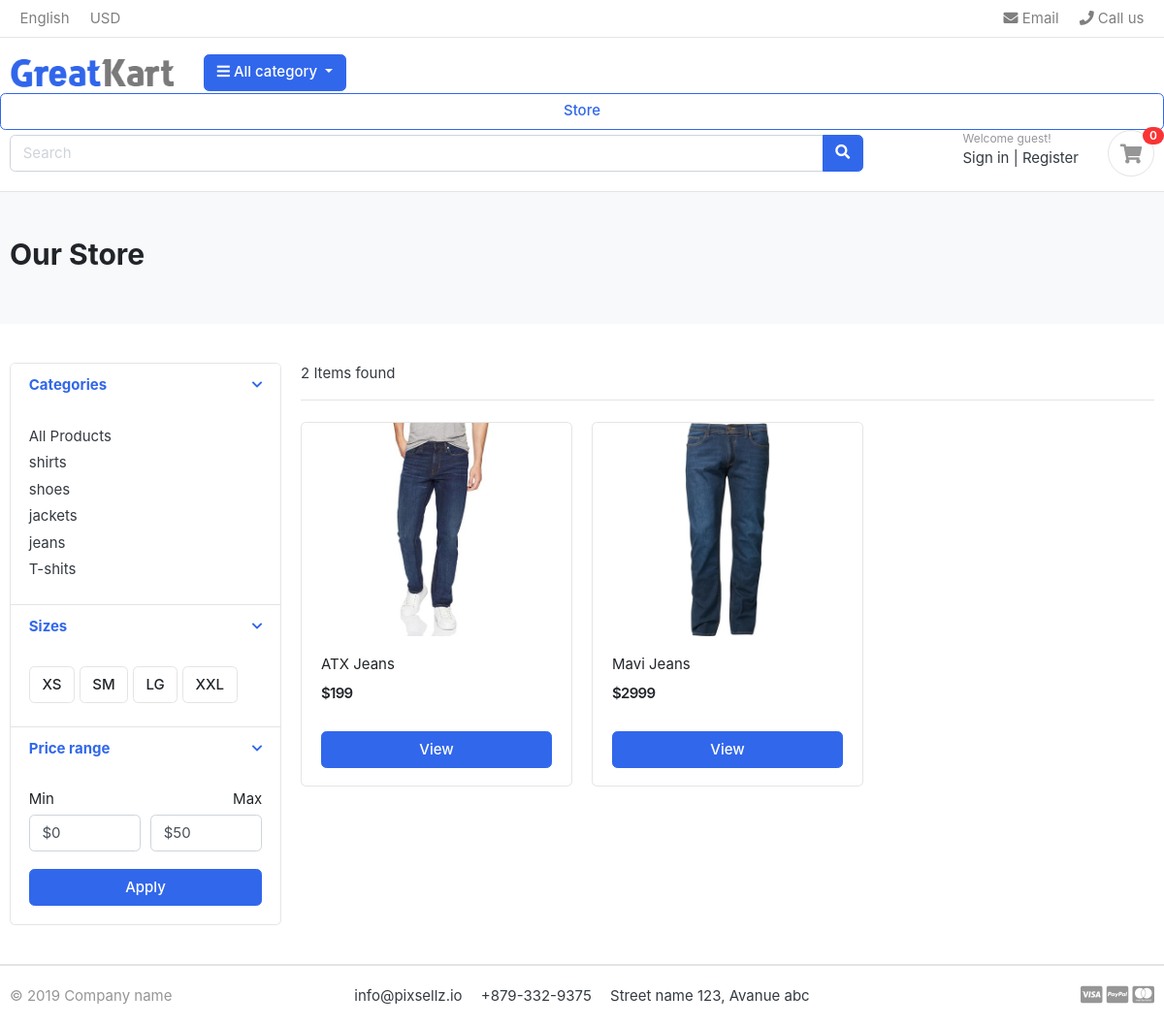
Page /store/category/jeans/ on the committed database.
### category/models.py (models this page shows, shortened)
class Category(models.Model):
    category_name=models.CharField(max_length=50,unique=True)
    slug=models.SlugField(max_length=500,unique=True)
    discription=models.TextField(max_length=300,blank=True)
    cat_image=models.ImageField(upload_to='photos/category',blank=True)
    class Meta:
        verbose_name='category'
        verbose_name_plural='categories'

### store/models.py (models this page shows, shortened)
class Product(models.Model):
    product_name=models.CharField(max_length=200,unique=True)
    slug        =models.SlugField(max_length=300,unique=True)
    description =models.TextField(max_length=500,blank=True)
    price       =models.IntegerField()
    image       =models.ImageField(upload_to='photos/products')
    stock       =models.IntegerField()
    is_available=models.BooleanField(default=True)
    category    =models.ForeignKey(Category,on_delete=models.CASCADE)
    created_data=models.DateTimeField(auto_now_add=True)
    modified    =models.DateTimeField(auto_now=True)

### store/views.py (the view)
# urls.py: path("store/",include('store.urls')),
def store(request,category_slug=None):
    categories=None
    products=None
    if category_slug!=None:
       print(category_slug)
       categories= get_object_or_404(Category, slug=category_slug)
       products=Product.objects.filter(category=categories,is_available=True).order_by('id')
       products_count=products.count()
       paginator=Paginator(products,4)
       page=request.GET.get('page')
       paged_products=paginator.get_page(page)
    else:
        products=Product.objects.filter(is_available=True).order_by('id')
        paginator=Paginator(products,3)
        page=request.GET.get('page')
        paged_products=paginator.get_page(page)
        products_count=products.count()
    context={
        'products':paged_products,
        'products_count':products_count,
    }
    return render(request,'store/store.html',context)

### carts/context_processors.py (called while the page is built)
def counter(request):
    cart_count=0
    if 'admin' is request.path:
        return {}
    else:
        try:
            cart=Cart.objects.get(cart_id=_cart_id(request))
            cart_items=CartItem.objects.all()
            for cart_item in cart_items:
                cart_count+=cart_item.quantity
        except Cart.DoesNotExist:
            cart_count=0
    return dict(cart_count=cart_count)

### carts/views.py (called while the page is built)
def _cart_id(request):                                   # to get cart session id
    cart=request.session.session_key
    if not cart:
        cart=request.session.create()
    return cart

### category/context_processors.py (called while the page is built)
def menu_links(request):
    all_links=Category.objects.all()
    return dict(links=all_links)

### store/templates/store/store.html (shortened to what this page needs)
{% extends 'app/base.html'%}
{% load static  %}
{% block content %}
<section class="section-pagetop bg">
    <div class="container">
        {% if 'search' in request.path %}
        <h2 class="title-page">Result Store</h2>
        {% else %}
        <h2 class="title-page">Our Store</h2>
        {% endif %}
    </div>
    </section>
    <section class="section-content padding-y">
    <div class="container">
    <div class="row">
        <aside class="col-md-3">
    <div class="card">
        <article class="filter-group">
            <header class="card-header">
                <a href="#" data-toggle="collapse" data-target="#collapse_1" aria-expanded="true" class="">
                    <i class="icon-control fa fa-chevron-down"></i>
                    <h6 class="title">Categories</h6>
                </a>
            </header>
            <div class="filter-content collapse show" id="collapse_1" style="">
                <div class="card-body">
                    <ul class="list-menu">
                        <li><a href="{% url 'store' %}">All Products</a></li>
                        {% for category in links %}
                    <li><a href="{% url 'product_by_category' category.category_name %}">{{category.category_name}}</a></li>
                    {% endfor %}
                    </ul>
                </div>
            </div>
        </article>
        <article class="filter-group">
            <header class="card-header">
                <a href="#" data-toggle="collapse" data-target="#collapse_4" aria-expanded="true" class="">
                    <i class="icon-control fa fa-chevron-down"></i>
                    <h6 class="title">Sizes </h6>
                </a>
            </header>
            <div class="filter-content collapse show" id="collapse_4" style="">
                <div class="card-body">
                  <label class="checkbox-btn">
                    <span class="btn btn-light"> XS </span>
                  </label>
                  <label class="checkbox-btn">
                    <span class="btn btn-light"> SM </span>
                  </label>
                  <label class="checkbox-btn">
                    <span class="btn btn-light"> LG </span>
                  </label>
                  <label class="checkbox-btn">
                    <span class="btn btn-light"> XXL </span>
                  </label>
            </div>
            </div>
        </article>
        <article class="filter-group">
            <header class="card-header">
                <a href="#" data-toggle="collapse" data-target="#collapse_3" aria-expanded="true" class="">
                    <i class="icon-control fa fa-chevron-down"></i>
                    <h6 class="title">Price range </h6>
                </a>
            </header>
            <div class="filter-content collapse show" id="collapse_3" style="">
                <div class="card-body">
                    <div class="form-row">
                    <div class="form-group col-md-6">
                      <label>Min</label>
                          <select class="mr-2 form-control">
                            <option value="0">$0</option>
                        </select>
                    </div>
                    <div class="form-group text-right col-md-6">
                      <label>Max</label>
                          <select class="mr-2 form-control">
                            <option value="50">$50</option>
                        </select>
                    </div>
                    </div>
                    <button class="btn btn-block btn-primary">Apply</button>
                </div>
            </div>
        </article>
    </div>
        </aside>
        <main class="col-md-9">
    <header class="border-bottom mb-4 pb-3">
            <div class="form-inline">
                <span class="mr-md-auto">{{products_count}} Items found </span>
            </div>
    </header>
    <div class="row">
      {% if products  %}
        {% for product in products %}
        <div class="col-md-4">
            <figure class="card card-product-grid">
                <div class="img-wrap">
                 <img src="{{product.image.url}}">
                </div>
                <figcaption class="info-wrap">
                    <div class="fix-height">
                        <a href="{% url 'product_details' product.category.slug product.slug %}" class="title">{{product.product_name}}</a>
                        <div class="price-wrap mt-2">
                            <span class="price">${{product.price}}</span>
                        </div>
                    </div>
                    <a href="{% url 'product_details' product.category.slug product.slug %}" class="btn btn-block btn-primary">View </a>
                </figcaption>
            </figure>
        </div>
        {% endfor %}
        {% else %}
      <h3> No Product Found  <h3>
        {% endif %}
    </div>
        </main>
    </div>
    </div>
    </section>
{% endblock %}

### app/static/app/css/ui.css (style rules this page uses)
html { font-family: "Inter", sans-serif; font-size: 15px; }
.img-wrap { text-align: center; display: block; }
.img-wrap img { max-width: 100%; }
.price-wrap { letter-spacing: -0.7px; }
.padding-y { padding-top: 40px; padding-bottom: 40px; }
figure { margin-bottom: 0; }
article:after, .form-group:after { display: block; clear: both; content: ""; }
.bg { background-color: #f8f9fa; }
.title-page { color: #212529; }
.btn-light { background-color: #fff; border-color: #e4e4e4; }
[class*=list-] li:after { visibility: hidden; display: block; content: ""; overflow: hidden; height: 0; clear: both; }
.list-menu { list-style: none; margin: 0; padding-left: 0; }
.list-menu li { margin-bottom: 5px; }
.list-menu a { color: #343a40; }
[class*=card-product] a.title { color: #212529; display: block; }
[class*=card-product] .img-wrap { overflow: hidden; position: relative; }
[class*=card-product] .img-wrap img { height: 100%; max-width: 100%; width: auto; display: inline-block; -o-object-fit: cover; object-fit: cover; }
.card-product-grid { margin-bottom: 20px; }
.card-product-grid .img-wrap { border-radius: 0.2rem 0.2rem 0 0; height: 220px; }
.card-product-grid .info-wrap { overflow: hidden; padding: 18px 20px; }
.card-product-grid .fix-height { height: 80px; overflow: hidden; }
.card .img-wrap { overflow: hidden; }
.price { font-weight: 600; color: #212529; }
.icon-control { margin-top: 5px; float: right; font-size: 80%; }
.card-header .title { margin-bottom: 0; line-height: 1.5; }
.filter-group { border-bottom: 1px solid #e4e4e4; }
.filter-group .card-header { border-bottom: 0; }
.filter-group:last-child { border-bottom: 0; }
.checkbox-btn { position: relative; }
.section-pagetop { padding: 45px 0; }

### rows in the picture
Category: category_name "shirts"
Category: category_name "shoes"
Category: category_name "jackets"
Category: category_name "jeans"
Category: category_name "T-shits"
Product: image (picture), product_name "ATX Jeans", price "199"
Product: image (picture), product_name "Mavi Jeans", price "2999"

### other values in the picture
{{ cart_count }} "0"
{{ products_count }} "2"
